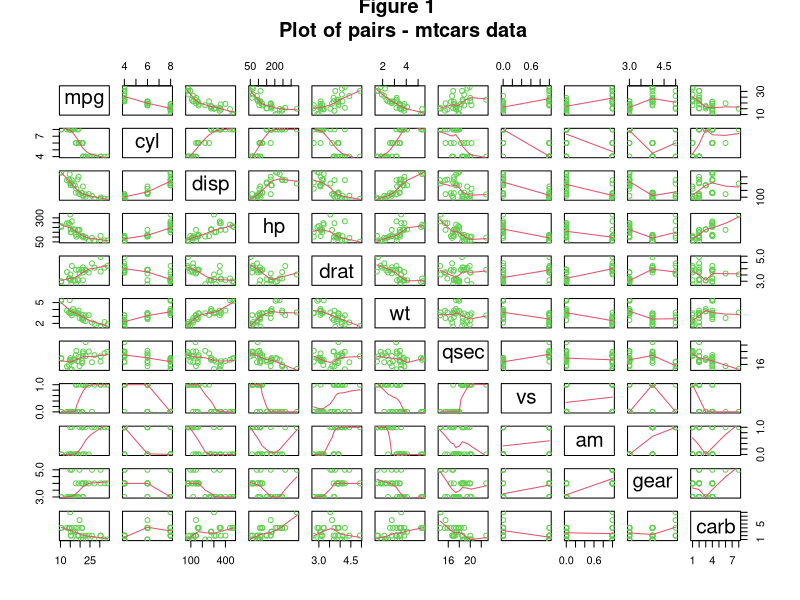
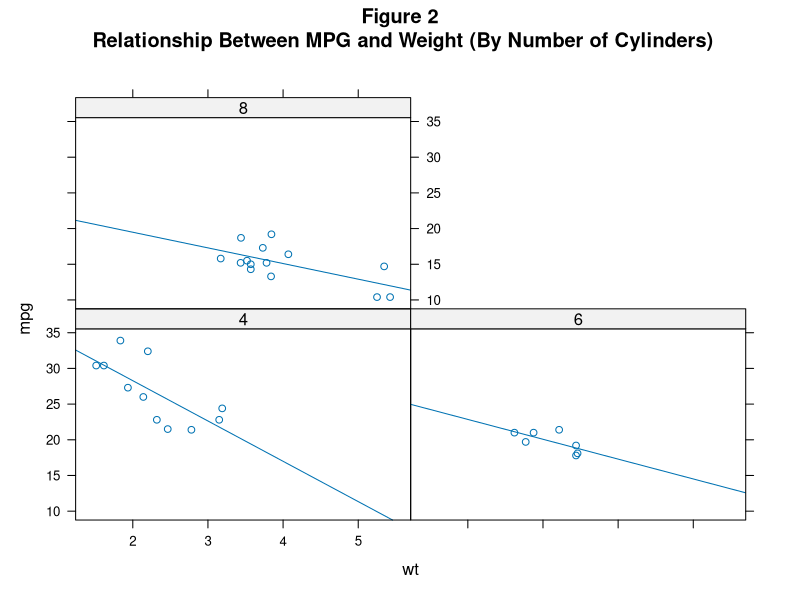
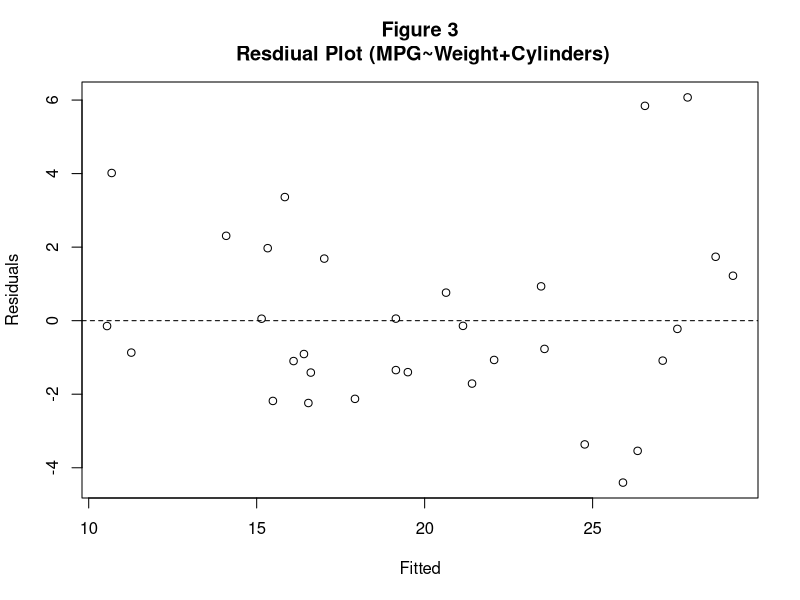

Reproduce these figures in R, in order.
## ---- chunk 1
pairs(mtcars, panel=panel.smooth, main="Figure 1 \n Plot of pairs - mtcars data", col=3)
## ---- chunk 2
library(lattice)
xyplot(mpg~wt|factor(cyl), data=mtcars, type=c("p", "r"), main="Figure 2\n Relationship Between MPG and Weight (By Number of Cylinders)")
## ---- chunk 3
plot(fitted(lm(mpg~wt+cyl+disp, data=mtcars)), resid(lm(mpg~wt+cyl+disp, data=mtcars)), main="Figure 3\n Resdiual Plot (MPG~Weight+Cylinders)", xlab="Fitted", ylab="Residuals")
abline(h=0, lty=2)
